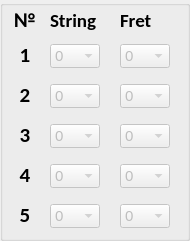
  <widget class="QGroupBox" name="fingersTable">
   <property name="geometry">
    <rect>
     <x>40</x>
     <y>90</y>
     <width>190</width>
     <height>241</height>
    </rect>
   </property>
   <property name="title">
    <string/>
   </property>
   <widget class="QGroupBox" name="fingerTableTitles">
    <property name="geometry">
     <rect>
      <x>10</x>
      <y>10</y>
      <width>170</width>
      <height>20</height>
     </rect>
    </property>
    <property name="styleSheet">
     <string notr="true">QGroupBox { border: none; }</string>
    </property>
    <property name="title">
     <string/>
    </property>
    <widget class="QLabel" name="fingerTableFretTitle">
     <property name="geometry">
      <rect>
       <x>110</x>
       <y>0</y>
       <width>55</width>
       <height>20</height>
      </rect>
     </property>
     <property name="font">
      <font>
       <family>Calibri</family>
       <pointsize>14</pointsize>
       <weight>75</weight>
       <bold>true</bold>
      </font>
     </property>
     <property name="text">
      <string>Fret</string>
     </property>
    </widget>
    <widget class="QLabel" name="fingerTableNumberTitle">
     <property name="geometry">
      <rect>
       <x>5</x>
       <y>0</y>
       <width>20</width>
       <height>20</height>
      </rect>
     </property>
     <property name="font">
      <font>
       <family>Calibri</family>
       <pointsize>16</pointsize>
       <weight>75</weight>
       <bold>true</bold>
      </font>
     </property>
     <property name="text">
      <string>№</string>
     </property>
     <property name="alignment">
      <set>Qt::AlignCenter</set>
     </property>
    </widget>
    <widget class="QLabel" name="fingerTableStringTitle">
     <property name="geometry">
      <rect>
       <x>40</x>
       <y>0</y>
       <width>55</width>
       <height>20</height>
      </rect>
     </property>
     <property name="font">
      <font>
       <family>Calibri</family>
       <pointsize>14</pointsize>
       <weight>75</weight>
       <bold>true</bold>
      </font>
     </property>
     <property name="text">
      <string>String</string>
     </property>
    </widget>
   </widget>
   <widget class="QGroupBox" name="fingersTitles">
    <property name="geometry">
     <rect>
      <x>10</x>
      <y>40</y>
      <width>30</width>
      <height>192</height>
     </rect>
    </property>
    <property name="font">
     <font>
      <family>Calibri</family>
      <pointsize>11</pointsize>
      <weight>50</weight>
      <bold>false</bold>
     </font>
    </property>
    <property name="styleSheet">
     <string notr="true">QGroupBox { border: none; }</string>
    </property>
    <property name="title">
     <string/>
    </property>
    <widget class="QLabel" name="labelFinger5">
     <property name="enabled">
      <bool>true</bool>
     </property>
     <property name="geometry">
      <rect>
       <x>5</x>
       <y>160</y>
       <width>20</width>
       <height>30</height>
      </rect>
     </property>
     <property name="font">
      <font>
       <family>Calibri</family>
       <pointsize>16</pointsize>
       <weight>75</weight>
       <bold>true</bold>
      </font>
     </property>
     <property name="text">
      <string>5</string>
     </property>
     <property name="alignment">
      <set>Qt::AlignCenter</set>
     </property>
    </widget>
    <widget class="QLabel" name="labelFinger2">
     <property name="enabled">
      <bool>true</bool>
     </property>
     <property name="geometry">
      <rect>
       <x>5</x>
       <y>40</y>
       <width>20</width>
       <height>30</height>
      </rect>
     </property>
     <property name="font">
      <font>
       <family>Calibri</family>
       <pointsize>16</pointsize>
       <weight>75</weight>
       <bold>true</bold>
      </font>
     </property>
     <property name="text">
      <string>2</string>
     </property>
     <property name="alignment">
      <set>Qt::AlignCenter</set>
     </property>
    </widget>
    <widget class="QLabel" name="labelFinger3">
     <property name="enabled">
      <bool>true</bool>
     </property>
     <property name="geometry">
      <rect>
       <x>5</x>
       <y>80</y>
       <width>20</width>
       <height>30</height>
      </rect>
     </property>
     <property name="font">
      <font>
       <family>Calibri</family>
       <pointsize>16</pointsize>
       <weight>75</weight>
       <bold>true</bold>
      </font>
     </property>
     <property name="text">
      <string>3</string>
     </property>
     <property name="alignment">
      <set>Qt::AlignCenter</set>
     </property>
    </widget>
    <widget class="QLabel" name="labelFinger4">
     <property name="enabled">
      <bool>true</bool>
     </property>
     <property name="geometry">
      <rect>
       <x>5</x>
       <y>120</y>
       <width>20</width>
       <height>30</height>
      </rect>
     </property>
     <property name="font">
      <font>
       <family>Calibri</family>
       <pointsize>16</pointsize>
       <weight>75</weight>
       <bold>true</bold>
      </font>
     </property>
     <property name="text">
      <string>4</string>
     </property>
     <property name="alignment">
      <set>Qt::AlignCenter</set>
     </property>
    </widget>
    <widget class="QLabel" name="labelFinger1">
     <property name="geometry">
      <rect>
       <x>5</x>
       <y>0</y>
       <width>20</width>
       <height>30</height>
      </rect>
     </property>
     <property name="font">
      <font>
       <family>Calibri</family>
       <pointsize>16</pointsize>
       <weight>75</weight>
       <bold>true</bold>
      </font>
     </property>
     <property name="text">
      <string>1</string>
     </property>
     <property name="alignment">
      <set>Qt::AlignCenter</set>
     </property>
    </widget>
   </widget>
   <widget class="QGroupBox" name="fingersSettings">
    <property name="geometry">
     <rect>
      <x>40</x>
      <y>40</y>
      <width>140</width>
      <height>192</height>
     </rect>
    </property>
    <property name="font">
     <font>
      <family>Calibri</family>
      <pointsize>8</pointsize>
      <weight>50</weight>
      <bold>false</bold>
     </font>
    </property>
    <property name="styleSheet">
     <string>QGroupBox { border: none; }</string>
    </property>
    <property name="title">
     <string/>
    </property>
    <widget class="QGroupBox" name="finger1">
     <property name="geometry">
      <rect>
       <x>0</x>
       <y>0</y>
       <width>140</width>
       <height>32</height>
      </rect>
     </property>
     <property name="font">
      <font>
       <pointsize>8</pointsize>
       <weight>50</weight>
       <bold>false</bold>
      </font>
     </property>
     <property name="styleSheet">
      <string notr="true">QGroupBox { border: none; }</string>
     </property>
     <property name="title">
      <string/>
     </property>
     <widget class="QComboBox" name="chooseString1">
      <property name="enabled">
       <bool>false</bool>
      </property>
      <property name="geometry">
       <rect>
        <x>10</x>
        <y>4</y>
        <width>50</width>
        <height>24</height>
       </rect>
      </property>
      <property name="font">
       <font>
        <pointsize>11</pointsize>
        <weight>50</weight>
        <bold>false</bold>
       </font>
      </property>
      <item>
       <property name="text">
        <string>0</string>
       </property>
      </item>
      <item>
       <property name="text">
        <string>1</string>
       </property>
      </item>
      <item>
       <property name="text">
        <string>2</string>
       </property>
      </item>
      <item>
       <property name="text">
        <string>3</string>
       </property>
      </item>
      <item>
       <property name="text">
        <string>4</string>
       </property>
      </item>
      <item>
       <property name="text">
        <string>5</string>
       </property>
      </item>
      <item>
       <property name="text">
        <string>6</string>
       </property>
      </item>
     </widget>
     <widget class="QComboBox" name="chooseFret1">
      <property name="enabled">
       <bool>false</bool>
      </property>
      <property name="geometry">
       <rect>
        <x>80</x>
        <y>4</y>
        <width>50</width>
        <height>24</height>
       </rect>
      </property>
      <property name="font">
       <font>
        <pointsize>11</pointsize>
        <weight>50</weight>
        <bold>false</bold>
       </font>
      </property>
      <item>
       <property name="text">
        <string>0</string>
       </property>
      </item>
      <item>
       <property name="text">
        <string>1</string>
       </property>
      </item>
      <item>
       <property name="text">
        <string>2</string>
       </property>
      </item>
      <item>
       <property name="text">
        <string>3</string>
       </property>
      </item>
      <item>
       <property name="text">
        <string>4</string>
       </property>
      </item>
      <item>
       <property name="text">
        <string>5</string>
       </property>
      </item>
     </widget>
    </widget>
    <widget class="QGroupBox" name="finger4">
     <property name="geometry">
      <rect>
       <x>0</x>
       <y>120</y>
       <width>140</width>
       <height>32</height>
      </rect>
     </property>
     <property name="font">
      <font>
       <pointsize>8</pointsize>
       <weight>50</weight>
       <bold>false</bold>
      </font>
     </property>
     <property name="styleSheet">
      <string notr="true">QGroupBox { border: none; }</string>
     </property>
     <property name="title">
      <string/>
     </property>
     <widget class="QComboBox" name="chooseString4">
      <property name="enabled">
       <bool>false</bool>
      </property>
      <property name="geometry">
       <rect>
        <x>10</x>
        <y>4</y>
        <width>50</width>
        <height>24</height>
       </rect>
      </property>
      <property name="font">
       <font>
        <pointsize>11</pointsize>
        <weight>50</weight>
        <bold>false</bold>
       </font>
      </property>
      <item>
       <property name="text">
        <string>0</string>
       </property>
      </item>
      <item>
       <property name="text">
        <string>1</string>
       </property>
      </item>
      <item>
       <property name="text">
        <string>2</string>
       </property>
      </item>
      <item>
       <property name="text">
        <string>3</string>
       </property>
      </item>
      <item>
       <property name="text">
        <string>4</string>
       </property>
      </item>
      <item>
       <property name="text">
        <string>5</string>
       </property>
      </item>
      <item>
       <property name="text">
        <string>6</string>
       </property>
      </item>
     </widget>
     <widget class="QComboBox" name="chooseFret4">
      <property name="enabled">
       <bool>false</bool>
      </property>
      <property name="geometry">
       <rect>
        <x>80</x>
        <y>4</y>
        <width>50</width>
        <height>24</height>
       </rect>
      </property>
      <property name="font">
       <font>
        <pointsize>11</pointsize>
        <weight>50</weight>
        <bold>false</bold>
       </font>
      </property>
      <item>
       <property name="text">
        <string>0</string>
       </property>
      </item>
      <item>
       <property name="text">
        <string>1</string>
       </property>
      </item>
      <item>
       <property name="text">
        <string>2</string>
       </property>
      </item>
      <item>
       <property name="text">
        <string>3</string>
       </property>
      </item>
      <item>
       <property name="text">
        <string>4</string>
       </property>
      </item>
      <item>
       <property name="text">
        <string>5</string>
       </property>
      </item>
     </widget>
    </widget>
    <widget class="QGroupBox" name="finger2">
     <property name="geometry">
      <rect>
       <x>0</x>
       <y>40</y>
       <width>140</width>
       <height>32</height>
      </rect>
     </property>
     <property name="font">
      <font>
       <pointsize>8</pointsize>
       <weight>50</weight>
       <bold>false</bold>
      </font>
     </property>
     <property name="styleSheet">
      <string notr="true">QGroupBox { border: none; }</string>
     </property>
     <property name="title">
      <string/>
     </property>
     <widget class="QComboBox" name="chooseString2">
      <property name="enabled">
       <bool>false</bool>
      </property>
      <property name="geometry">
       <rect>
        <x>10</x>
        <y>4</y>
        <width>50</width>
        <height>24</height>
       </rect>
      </property>
      <property name="font">
       <font>
        <pointsize>11</pointsize>
        <weight>50</weight>
        <bold>false</bold>
       </font>
      </property>
      <item>
       <property name="text">
        <string>0</string>
       </property>
      </item>
      <item>
       <property name="text">
        <string>1</string>
       </property>
      </item>
      <item>
       <property name="text">
        <string>2</string>
       </property>
      </item>
      <item>
       <property name="text">
        <string>3</string>
       </property>
      </item>
      <item>
       <property name="text">
        <string>4</string>
       </property>
      </item>
      <item>
       <property name="text">
        <string>5</string>
       </property>
      </item>
      <item>
       <property name="text">
        <string>6</string>
       </property>
      </item>
     </widget>
     <widget class="QComboBox" name="chooseFret2">
      <property name="enabled">
       <bool>false</bool>
      </property>
      <property name="geometry">
       <rect>
        <x>80</x>
        <y>4</y>
        <width>50</width>
        <height>24</height>
       </rect>
      </property>
      <property name="font">
       <font>
        <pointsize>11</pointsize>
        <weight>50</weight>
        <bold>false</bold>
       </font>
      </property>
      <item>
       <property name="text">
        <string>0</string>
       </property>
      </item>
      <item>
       <property name="text">
        <string>1</string>
       </property>
      </item>
      <item>
       <property name="text">
        <string>2</string>
       </property>
      </item>
      <item>
       <property name="text">
        <string>3</string>
       </property>
      </item>
      <item>
       <property name="text">
        <string>4</string>
       </property>
      </item>
      <item>
       <property name="text">
        <string>5</string>
       </property>
      </item>
     </widget>
    </widget>
    <widget class="QGroupBox" name="finger3">
     <property name="geometry">
      <rect>
       <x>0</x>
       <y>80</y>
       <width>140</width>
       <height>32</height>
      </rect>
     </property>
     <property name="font">
      <font>
       <pointsize>8</pointsize>
       <weight>50</weight>
       <bold>false</bold>
      </font>
     </property>
     <property name="styleSheet">
      <string notr="true">QGroupBox { border: none; }</string>
     </property>
     <property name="title">
      <string/>
     </property>
     <widget class="QComboBox" name="chooseString3">
      <property name="enabled">
       <bool>false</bool>
      </property>
      <property name="geometry">
       <rect>
        <x>10</x>
        <y>4</y>
        <width>50</width>
        <height>24</height>
       </rect>
      </property>
      <property name="font">
       <font>
        <pointsize>11</pointsize>
        <weight>50</weight>
        <bold>false</bold>
       </font>
      </property>
      <item>
       <property name="text">
        <string>0</string>
       </property>
      </item>
      <item>
       <property name="text">
        <string>1</string>
       </property>
      </item>
      <item>
       <property name="text">
        <string>2</string>
       </property>
      </item>
      <item>
       <property name="text">
        <string>3</string>
       </property>
      </item>
      <item>
       <property name="text">
        <string>4</string>
       </property>
      </item>
      <item>
       <property name="text">
        <string>5</string>
       </property>
      </item>
      <item>
       <property name="text">
        <string>6</string>
       </property>
      </item>
     </widget>
     <widget class="QComboBox" name="chooseFret3">
      <property name="enabled">
       <bool>false</bool>
      </property>
      <property name="geometry">
       <rect>
        <x>80</x>
        <y>4</y>
        <width>50</width>
        <height>24</height>
       </rect>
      </property>
      <property name="font">
       <font>
        <pointsize>11</pointsize>
        <weight>50</weight>
        <bold>false</bold>
       </font>
      </property>
      <item>
       <property name="text">
        <string>0</string>
       </property>
      </item>
      <item>
       <property name="text">
        <string>1</string>
       </property>
      </item>
      <item>
       <property name="text">
        <string>2</string>
       </property>
      </item>
      <item>
       <property name="text">
        <string>3</string>
       </property>
      </item>
      <item>
       <property name="text">
        <string>4</string>
       </property>
      </item>
      <item>
       <property name="text">
        <string>5</string>
       </property>
      </item>
     </widget>
    </widget>
    <widget class="QGroupBox" name="finger5">
     <property name="geometry">
      <rect>
       <x>0</x>
       <y>160</y>
       <width>140</width>
       <height>32</height>
      </rect>
     </property>
     <property name="font">
      <font>
       <pointsize>8</pointsize>
       <weight>50</weight>
       <bold>false</bold>
      </font>
     </property>
     <property name="styleSheet">
      <string notr="true">QGroupBox { border: none; }</string>
     </property>
     <property name="title">
      <string/>
     </property>
     <widget class="QComboBox" name="chooseString5">
      <property name="enabled">
       <bool>false</bool>
      </property>
      <property name="geometry">
       <rect>
        <x>10</x>
        <y>4</y>
        <width>50</width>
        <height>24</height>
       </rect>
      </property>
      <property name="font">
       <font>
        <pointsize>11</pointsize>
        <weight>50</weight>
        <bold>false</bold>
       </font>
      </property>
      <item>
       <property name="text">
        <string>0</string>
       </property>
      </item>
      <item>
       <property name="text">
        <string>1</string>
       </property>
      </item>
      <item>
       <property name="text">
        <string>2</string>
       </property>
      </item>
      <item>
       <property name="text">
        <string>3</string>
       </property>
      </item>
      <item>
       <property name="text">
        <string>4</string>
       </property>
      </item>
      <item>
       <property name="text">
        <string>5</string>
       </property>
      </item>
      <item>
       <property name="text">
        <string>6</string>
       </property>
      </item>
     </widget>
     <widget class="QComboBox" name="chooseFret5">
      <property name="enabled">
       <bool>false</bool>
      </property>
      <property name="geometry">
       <rect>
        <x>80</x>
        <y>4</y>
        <width>50</width>
        <height>24</height>
       </rect>
      </property>
      <property name="font">
       <font>
        <pointsize>11</pointsize>
        <weight>50</weight>
        <bold>false</bold>
       </font>
      </property>
      <item>
       <property name="text">
        <string>0</string>
       </property>
      </item>
      <item>
       <property name="text">
        <string>1</string>
       </property>
      </item>
      <item>
       <property name="text">
        <string>2</string>
       </property>
      </item>
      <item>
       <property name="text">
        <string>3</string>
       </property>
      </item>
      <item>
       <property name="text">
        <string>4</string>
       </property>
      </item>
      <item>
       <property name="text">
        <string>5</string>
       </property>
      </item>
     </widget>
    </widget>
   </widget>
  </widget>
